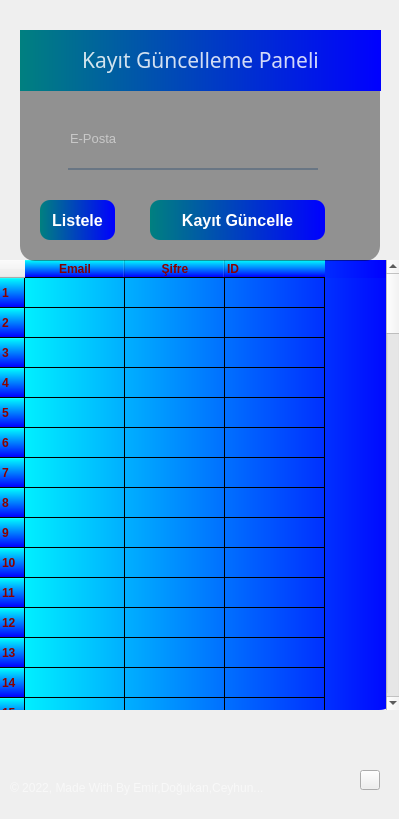
<?xml version="1.0" encoding="UTF-8"?>
<ui version="4.0">
 <class>Form</class>
 <widget class="QWidget" name="Form">
  <property name="geometry">
   <rect>
    <x>0</x>
    <y>0</y>
    <width>399</width>
    <height>819</height>
   </rect>
  </property>
  <property name="windowTitle">
   <string>Form</string>
  </property>
  <property name="styleSheet">
   <string notr="true"/>
  </property>
  <widget class="QWidget" name="widget" native="true">
   <property name="geometry">
    <rect>
     <x>-30</x>
     <y>-30</y>
     <width>450</width>
     <height>867</height>
    </rect>
   </property>
   <property name="maximumSize">
    <size>
     <width>1000</width>
     <height>1000</height>
    </size>
   </property>
   <property name="focusPolicy">
    <enum>Qt::TabFocus</enum>
   </property>
   <property name="styleSheet">
    <string notr="true">QPushButton#pushButton{	
	background-color: qlineargradient(spread:pad, x1:0, y1:0.505682, x2:1, y2:0.477, stop:0 rgba(20, 47, 78, 219), stop:1 rgba(85, 98, 112, 226));
	color:rgba(255, 255, 255, 210);
	border-radius:5px;
}
QPushButton#pushButton:hover{	
	background-color: qlineargradient(spread:pad, x1:0, y1:0.505682, x2:1, y2:0.477, stop:0 rgba(40, 67, 98, 219), stop:1 rgba(105, 118, 132, 226));
}
QPushButton#pushButton:pressed{	
	padding-left:5px;
	padding-top:5px;
	background-color:rgba(105, 118, 132, 200);
}

QPushButton#pushButton_2, #pushButton_3, #pushButton_4, #pushButton_5{	
	background-color: rgba(0, 0, 0, 0);
	color:rgba(85, 98, 112, 255);
}
QPushButton#pushButton_2:hover, #pushButton_3:hover, #pushButton_4:hover, #pushButton_5:hover{	
	color:rgba(155, 168, 182, 220);
}
QPushButton#pushButton_2:pressed, #pushButton_3:pressed, #pushButton_4:pressed, #pushButton_5:pressed{	
	padding-left:5px;
	padding-top:5px;
	color:rgba(115, 128, 142, 255);
}</string>
   </property>
   <widget class="QLabel" name="label">
    <property name="geometry">
     <rect>
      <x>10</x>
      <y>20</y>
      <width>450</width>
      <height>867</height>
     </rect>
    </property>
    <property name="maximumSize">
     <size>
      <width>1000</width>
      <height>1000</height>
     </size>
    </property>
    <property name="styleSheet">
     <string notr="true">border-radius:20px;
border-image: url(:/images/Images/background.png);</string>
    </property>
    <property name="text">
     <string/>
    </property>
   </widget>
   <widget class="QPushButton" name="btn_geri">
    <property name="geometry">
     <rect>
      <x>390</x>
      <y>800</y>
      <width>20</width>
      <height>20</height>
     </rect>
    </property>
    <property name="font">
     <font>
      <pointsize>11</pointsize>
      <weight>50</weight>
      <bold>false</bold>
      <underline>false</underline>
     </font>
    </property>
    <property name="styleSheet">
     <string notr="true">color:rgb(0,0,0)
</string>
    </property>
    <property name="text">
     <string/>
    </property>
    <property name="icon">
     <iconset>
      <normaloff>Images/geri.png</normaloff>Images/geri.png</iconset>
    </property>
   </widget>
   <widget class="QTableWidget" name="table">
    <property name="geometry">
     <rect>
      <x>30</x>
      <y>290</y>
      <width>400</width>
      <height>450</height>
     </rect>
    </property>
    <property name="styleSheet">
     <string notr="true">font: 75 10pt &quot;Microsoft YaHei UI&quot;;
font-weight: bold;
color: darkred;
background-color: qlineargradient(spread:pad, x1:0, y1:0, x2:1, y2:0, stop:0 rgb(0,255,255), stop:1 rgb(0, 0, 255));
border-style: solid;
border-radius:21px;
</string>
    </property>
    <property name="rowCount">
     <number>100</number>
    </property>
    <property name="columnCount">
     <number>3</number>
    </property>
    <row/>
    <row/>
    <row/>
    <row/>
    <row/>
    <row/>
    <row/>
    <row/>
    <row/>
    <row/>
    <row/>
    <row/>
    <row/>
    <row/>
    <row/>
    <row/>
    <row/>
    <row/>
    <row/>
    <row/>
    <row/>
    <row/>
    <row/>
    <row/>
    <row/>
    <row/>
    <row/>
    <row/>
    <row/>
    <row/>
    <row/>
    <row/>
    <row/>
    <row/>
    <row/>
    <row/>
    <row/>
    <row/>
    <row/>
    <row/>
    <row/>
    <row/>
    <row/>
    <row/>
    <row/>
    <row/>
    <row/>
    <row/>
    <row/>
    <row/>
    <row/>
    <row/>
    <row/>
    <row/>
    <row/>
    <row/>
    <row/>
    <row/>
    <row/>
    <row/>
    <row/>
    <row/>
    <row/>
    <row/>
    <row/>
    <row/>
    <row/>
    <row/>
    <row/>
    <row/>
    <row/>
    <row/>
    <row/>
    <row/>
    <row/>
    <row/>
    <row/>
    <row/>
    <row/>
    <row/>
    <row/>
    <row/>
    <row/>
    <row/>
    <row/>
    <row/>
    <row/>
    <row/>
    <row/>
    <row/>
    <row/>
    <row/>
    <row/>
    <row/>
    <row/>
    <row/>
    <row/>
    <row/>
    <row/>
    <row/>
    <column>
     <property name="text">
      <string>Email</string>
     </property>
     <property name="font">
      <font>
       <family>Arial</family>
       <pointsize>9</pointsize>
       <weight>75</weight>
       <bold>true</bold>
      </font>
     </property>
     <property name="textAlignment">
      <set>AlignCenter</set>
     </property>
     <property name="background">
      <color>
       <red>0</red>
       <green>0</green>
       <blue>0</blue>
      </color>
     </property>
     <property name="foreground">
      <brush brushstyle="SolidPattern">
       <color alpha="255">
        <red>132</red>
        <green>0</green>
        <blue>0</blue>
       </color>
      </brush>
     </property>
     <property name="icon">
      <iconset>
       <normaloff>../../mail-logo.png</normaloff>../../mail-logo.png</iconset>
     </property>
    </column>
    <column>
     <property name="text">
      <string>Şifre</string>
     </property>
     <property name="font">
      <font>
       <weight>75</weight>
       <bold>true</bold>
      </font>
     </property>
     <property name="icon">
      <iconset>
       <normaloff>../../şifre_resim.png</normaloff>../../şifre_resim.png</iconset>
     </property>
    </column>
    <column>
     <property name="text">
      <string>ID</string>
     </property>
     <property name="font">
      <font>
       <weight>75</weight>
       <bold>true</bold>
      </font>
     </property>
     <property name="textAlignment">
      <set>AlignJustify|AlignVCenter</set>
     </property>
     <property name="icon">
      <iconset>
       <normaloff>../../ıd_logo.png</normaloff>../../ıd_logo.png</iconset>
     </property>
    </column>
   </widget>
   <widget class="QLabel" name="lbl_login">
    <property name="geometry">
     <rect>
      <x>190</x>
      <y>100</y>
      <width>91</width>
      <height>55</height>
     </rect>
    </property>
    <property name="font">
     <font>
      <family>Freestyle Script</family>
      <pointsize>30</pointsize>
      <weight>50</weight>
      <bold>false</bold>
     </font>
    </property>
    <property name="styleSheet">
     <string notr="true">color:rgba(255, 255, 255, 210);</string>
    </property>
    <property name="text">
     <string/>
    </property>
   </widget>
   <widget class="QLabel" name="label_7">
    <property name="geometry">
     <rect>
      <x>50</x>
      <y>60</y>
      <width>360</width>
      <height>231</height>
     </rect>
    </property>
    <property name="maximumSize">
     <size>
      <width>1000</width>
      <height>1000</height>
     </size>
    </property>
    <property name="styleSheet">
     <string notr="true">background-color:rgba(0, 0, 0, 100);
border-radius:15px;</string>
    </property>
    <property name="text">
     <string/>
    </property>
   </widget>
   <widget class="QLineEdit" name="email">
    <property name="geometry">
     <rect>
      <x>98</x>
      <y>145</y>
      <width>250</width>
      <height>55</height>
     </rect>
    </property>
    <property name="maximumSize">
     <size>
      <width>1000</width>
      <height>1000</height>
     </size>
    </property>
    <property name="font">
     <font>
      <family>Arial</family>
      <pointsize>10</pointsize>
     </font>
    </property>
    <property name="focusPolicy">
     <enum>Qt::StrongFocus</enum>
    </property>
    <property name="styleSheet">
     <string notr="true">background-color:rgb(0,0,0,0) ;
border:none;
border-bottom:2px solid rgba(105, 118, 132, 255);
color:rgba(255, 255, 255, 255);
padding-bottom:7px;</string>
    </property>
    <property name="text">
     <string/>
    </property>
    <property name="placeholderText">
     <string>E-Posta</string>
    </property>
   </widget>
   <widget class="QLabel" name="lbl_login_3">
    <property name="geometry">
     <rect>
      <x>50</x>
      <y>60</y>
      <width>361</width>
      <height>61</height>
     </rect>
    </property>
    <property name="maximumSize">
     <size>
      <width>1000</width>
      <height>1000</height>
     </size>
    </property>
    <property name="font">
     <font>
      <family>Arial Rounded MT Bold</family>
      <pointsize>16</pointsize>
      <weight>50</weight>
      <bold>false</bold>
     </font>
    </property>
    <property name="styleSheet">
     <string notr="true">color:rgba(255, 255, 255, 210);px:25;
background-color: qlineargradient(spread:pad, x1:0, y1:0, x2:1, y2:0, stop:0 rgb(0, 128, 128), stop:1 rgb(0, 0, 255));</string>
    </property>
    <property name="text">
     <string>&lt;html&gt;&lt;head/&gt;&lt;body&gt;&lt;p align=&quot;center&quot;&gt;Kayıt Güncelleme Paneli&lt;/p&gt;&lt;/body&gt;&lt;/html&gt;</string>
    </property>
   </widget>
   <widget class="QPushButton" name="btn_guncelle">
    <property name="geometry">
     <rect>
      <x>180</x>
      <y>230</y>
      <width>175</width>
      <height>40</height>
     </rect>
    </property>
    <property name="font">
     <font>
      <family>Tahoma</family>
      <pointsize>12</pointsize>
      <weight>75</weight>
      <italic>false</italic>
      <bold>true</bold>
     </font>
    </property>
    <property name="focusPolicy">
     <enum>Qt::ClickFocus</enum>
    </property>
    <property name="styleSheet">
     <string notr="true">QPushButton {
font: 15 12pt &quot;Microsoft YaHei UI&quot;;
font: 75 12pt &quot;Tahoma&quot;;
font-weight: bold;
color: white;
background-color: qlineargradient(spread:pad, x1:0, y1:0, x2:1, y2:0, stop:0 rgb(0, 128, 128), stop:1 rgb(0, 0, 255));
border-radius:10px;
}
QPushButton:hover {background-color: qlineargradient(spread:pad, x1:0, y1:0, x2:1, y2:0, stop:0 rgb(0, 255, 255), stop:1 rgb(0, 128, 128));

}
QPushButton:pressed {background-color:rgb(0, 0, 255);
}</string>
    </property>
    <property name="text">
     <string>Kayıt Güncelle</string>
    </property>
   </widget>
   <widget class="QPushButton" name="btn_goster">
    <property name="geometry">
     <rect>
      <x>70</x>
      <y>230</y>
      <width>75</width>
      <height>40</height>
     </rect>
    </property>
    <property name="font">
     <font>
      <family>Tahoma</family>
      <pointsize>12</pointsize>
      <weight>75</weight>
      <italic>false</italic>
      <bold>true</bold>
     </font>
    </property>
    <property name="focusPolicy">
     <enum>Qt::ClickFocus</enum>
    </property>
    <property name="styleSheet">
     <string notr="true">QPushButton {
font: 15 12pt &quot;Microsoft YaHei UI&quot;;
font: 75 12pt &quot;Tahoma&quot;;
font-weight: bold;
color: white;
background-color: qlineargradient(spread:pad, x1:0, y1:0, x2:1, y2:0, stop:0 rgb(0, 128, 128), stop:1 rgb(0, 0, 255));
border-radius:10px;
}
QPushButton:hover {
background-color: qlineargradient(spread:pad, x1:0, y1:0, x2:1, y2:0, stop:0 rgb(0, 255, 255), stop:1 rgb(0, 128, 128));
}
QPushButton:pressed {
background-color:rgb(0, 0, 255);
}</string>
    </property>
    <property name="text">
     <string>Listele</string>
    </property>
   </widget>
   <widget class="QLabel" name="label_5">
    <property name="geometry">
     <rect>
      <x>40</x>
      <y>790</y>
      <width>280</width>
      <height>55</height>
     </rect>
    </property>
    <property name="font">
     <font>
      <family>Arial</family>
     </font>
    </property>
    <property name="styleSheet">
     <string notr="true">color:rgba(255, 255, 255, 140);</string>
    </property>
    <property name="text">
     <string>© 2022, Made With By Emir,Doğukan,Ceyhun...</string>
    </property>
   </widget>
  </widget>
 </widget>
 <resources>
  <include location="res.qrc"/>
 </resources>
 <connections/>
</ui>
